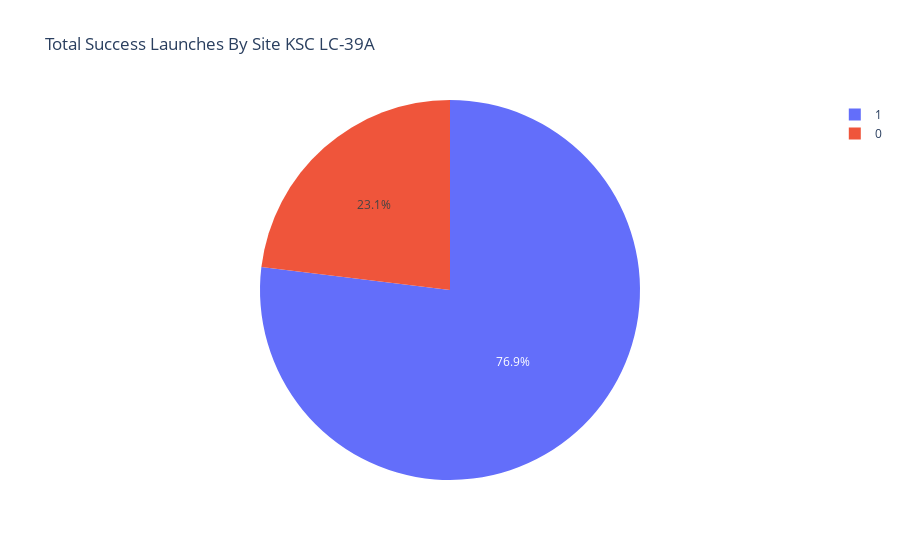

Notebook source saved alongside this figure:
### Code cell
gh3 = df.loc[df["Launch Site"] == "KSC LC-39A"]
fig = px.pie(gh3,names="class",title='Total Success Launches By Site KSC LC-39A')
fig.show()

### Figure 1 — Plotly figure (JSON) as saved in the notebook; plotly's stock layout.template omitted (floating-point values rounded to 4 significant figures)
{"data": [{"domain": {"x": [0, 1], "y": [0, 1]}, "hovertemplate": "class=%{label}<extra></extra>", "labels": [1, 0, 1, 1, 0, 1, 1, 0, 1, 1, 1, 1, 1], "legendgroup": "", "name": "", "showlegend": true, "type": "pie"}], "layout": {"legend": {"tracegroupgap": 0}, "title": {"text": "Total Success Launches By Site KSC LC-39A"}}}
